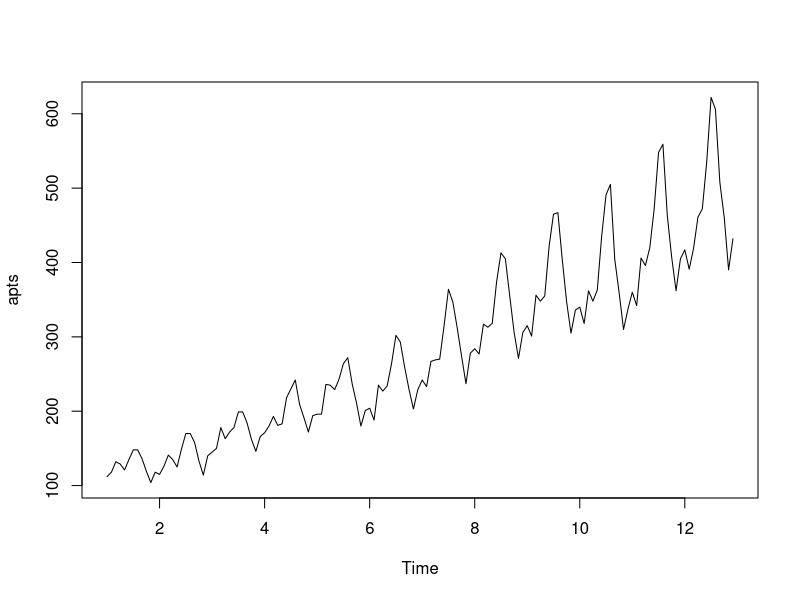
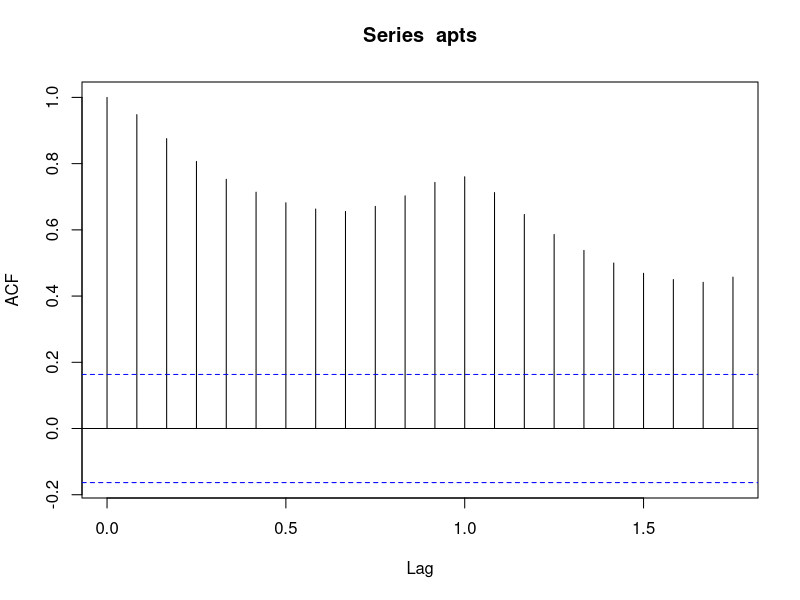
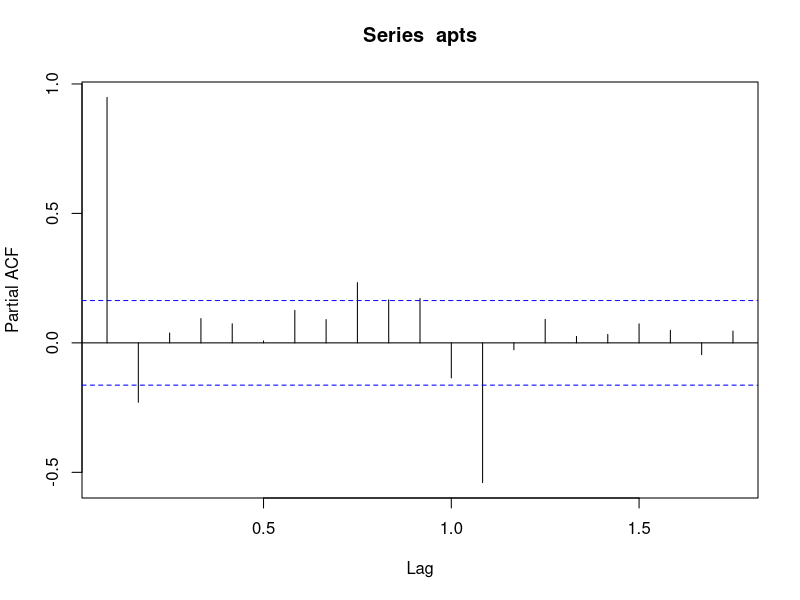
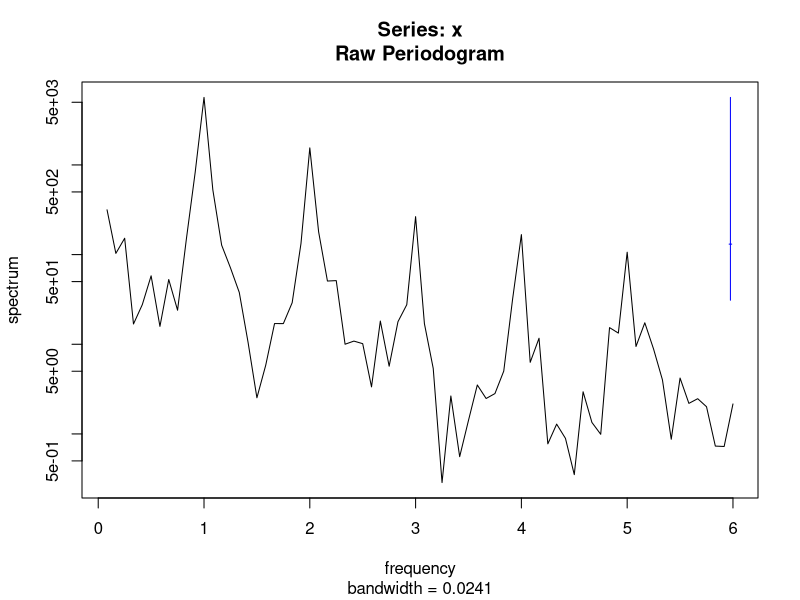
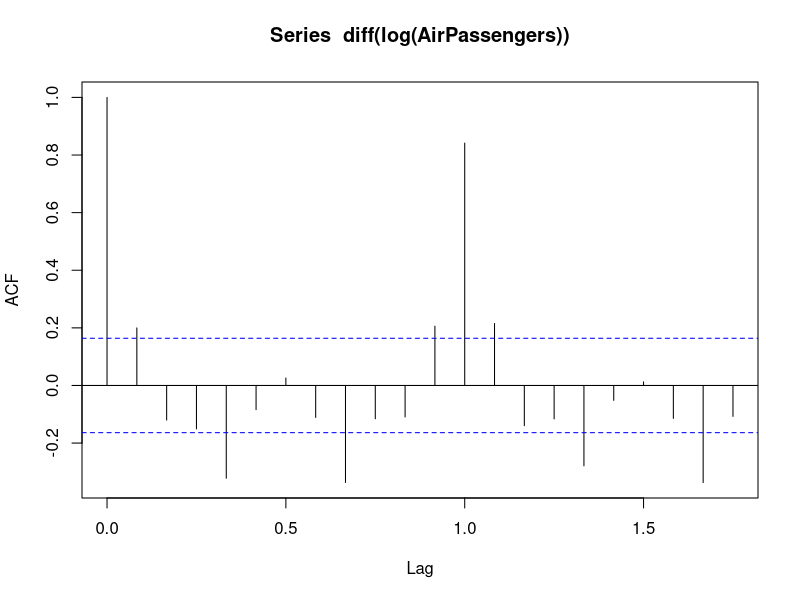
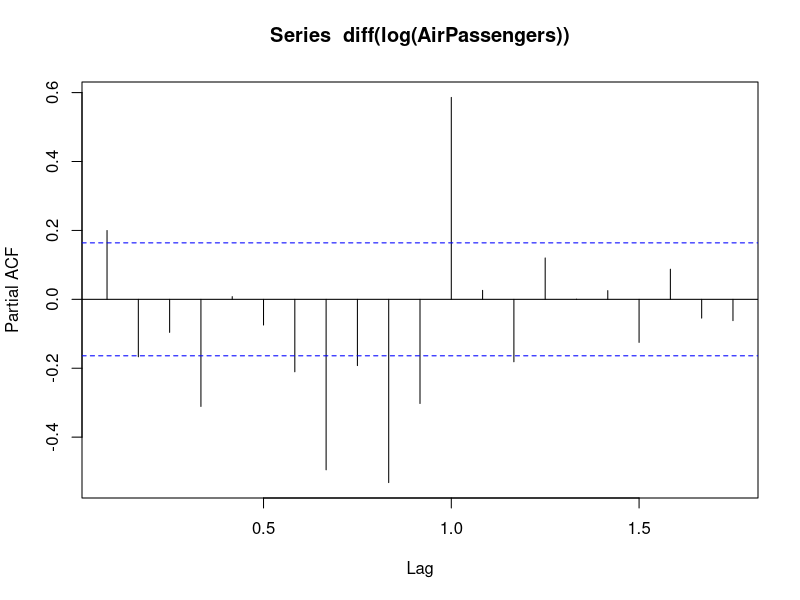
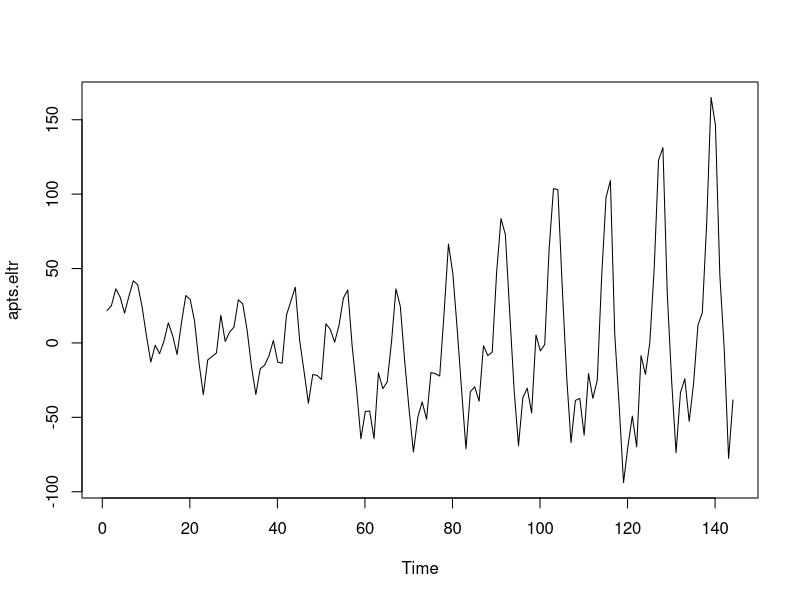
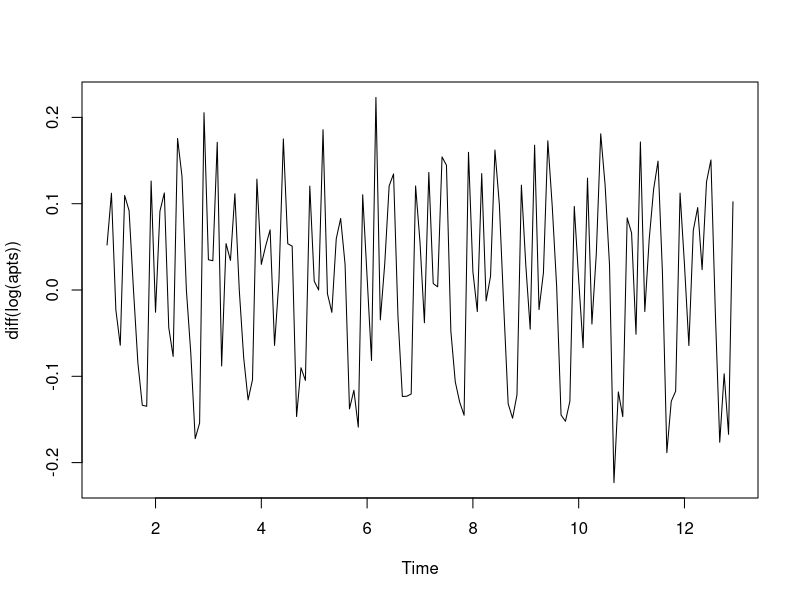

The R script that drew these images, in order: (Note: this script raises an error after producing the figures.)
apts <- ts(AirPassengers, frequency = 12)
plot(apts)

acf(apts)

pacf(apts)

spectrum(apts)

acf(diff(log(AirPassengers)))

pacf(diff(log(AirPassengers)))

install.packages("zoo")
library(zoo)

m<- lm(coredata(apts) ~ index(apts))
apts.eltr <- ts(resid(m), index(apts))
plot(apts.eltr)

plot(diff(log(apts)))

f <- decompose(apts)
attributes(f)

plot(f$figure, type="b", xaxt="n", xlabel="")

monthNames <- months(ISOdate(2012,1:12,1))
axis(1,at=1:12, labels=monthNames, las=2)

plot(f)

install.packages("forecast")

library(forecast)

apts.arima <- auto.arima(apts) # create arima
summary(apts.arima)

fore <- predict(apts.arima, n.ahead = 24)
U <- fore$pred + 2*fore$se
L <- fore$pred - 2*fore$se
apts.smoothing <- HoltWinters(apts, seasonal="mul")
fore2 <- predict(apts.smoothing, n.ahead=24)
ts.plot(apts, fore$pred, U, L, fore2, col=c(1,2,4,4,6), lty=c(1,1,2,2,3))
legend("topleft", c("Acual", "ARIMA", "ARIMA Error Bounds(95%, Confidence)", "exponential smoothing"), 
       col=c(1,2,4,6), lty=c(1,1,2,3))

a<-c(1,5)
b<-c(2,3)
c<-c(5,7)
d<-c(3,5)
e<-c(5,2)
data<-data.frame(a,b,c,d,e)
data<-t(data)
data

(m1<-hclust(dist(data)^2, method = "single"))
plot(m1)
(m2<-hclust(dist(data)^2, method = "complete"))
plot(m2)
(m3<-hclust(dist(data)^2, method = "ward.D2"))
plot(m3)
(m4<-hclust(dist(data)^2, method = "average"))
plot(m4)


rm (list=ls(all=TRUE))
data<-iris
head(data)

data$Species <- NULL
head(data)

(m <- kmeans(data,3))
table(iris$Species, m$cluster)

plot(data[c("Sepal.Length", "Sepal.Width")], main="kmeans", col=m$cluster)
plot(iris$Sepal.Length, iris$Sepal.Width, main="true", col=c(1,2,3)[unclass(iris$Species)])

(m <- kmeans(data,4))

table(iris$Species, m$cluster)
plot(data[c("Sepal.Length", "Sepal.Width")], col=m$cluster)

head(iris)
nrow(iris)
ncol(iris)
str(iris)


rm (list=ls(all=TRUE))
x <- c(0,2,5,6,5,7,9,11,5,7,9,13,15,17)
y <- c(0,1,2,3,4,5,6,7,8,9,10,11,12,13)
par(mfrow=c(2,5))

plot(x,y,main="PLOT", sub="Test", xlab="x-label", ylab="y-label", type="p")
plot(x,y,main="PLOT", sub="Test", xlab="x-label", ylab="y-label", type="l")
plot(x,y,main="PLOT", sub="Test", xlab="x-label", ylab="y-label", type="b")
plot(x,y,main="PLOT", sub="Test", xlab="x-label", ylab="y-label", type="c")
plot(x,y,main="PLOT", sub="Test", xlab="x-label", ylab="y-label", type="o")
plot(x,y,main="PLOT", sub="Test", xlab="x-label", ylab="y-label", type="h")
plot(x,y,main="PLOT", sub="Test", xlab="x-label", ylab="y-label", type="s")
plot(x,y,main="PLOT", sub="Test", xlab="x-label", ylab="y-label", type="S")
plot(x,y,main="PLOT", sub="Test", xlab="x-label", ylab="y-label", type="n")

z<-c(3.5,1.5,2.3,6.6,4.7)
a<-c(2,7,12)
plot(x,y,main="PLOT", sub="Test", xlab="x-label", ylab="y-label", type="n")
points(z, pch=1, cex=1)
points(z, pch=3, cex=1)
points(z, pch=5, cex=1)
points(z, pch=7, cex=1)
points(z, pch=9, cex=1)
points(z, pch=11, cex=1)
points(z, pch=13, cex=1)
points(z, pch=15, cex=1)
points(z, pch=17, cex=1)
points(z, pch=19, cex=1)

plot(0:8, 0:8, type="n", ylim=c(0,20))
lines(c(2,6), c(20,20), lty=1)
lines(c(2,6), c(19,19), lty=2)

plot(x,y,type='n')
legend("center", "(x,y)", pch=1, title="centor")
legend("top", "(x,y)", pch=1, title="top")
legend("left", "(x,y)", pch=1, title="left")
legend("right", "(x,y)", pch=1, title="right")
legend("bottom", "(x,y)", pch=1, title="bottom")

x<- rnorm(1000, mean=5, sd=1)
hist(x)
hist(x, freq = F)
curve(dnorm(x, mean=5,sd=1),add=T)


rm (list=ls(all=TRUE))
x <- c(2,5,6,5,7,9,11,5,7,9,13,15,17)
y <- c(1,2,3,4,5,6,7,8,9,10,11,12,13)
boxplot(x,z)
pie(x)
barplot(x)
hist(x)

library(ggplot2)
test.data <- data.frame(length=c(3,2,5,8), width=c(4,3,6,9), depth=c(5,2,16,80),
                        trt=c("a","b","c","d"))
ggplot(test.data, aes(x=length, y=width))+geom_point(aes(color=trt))
